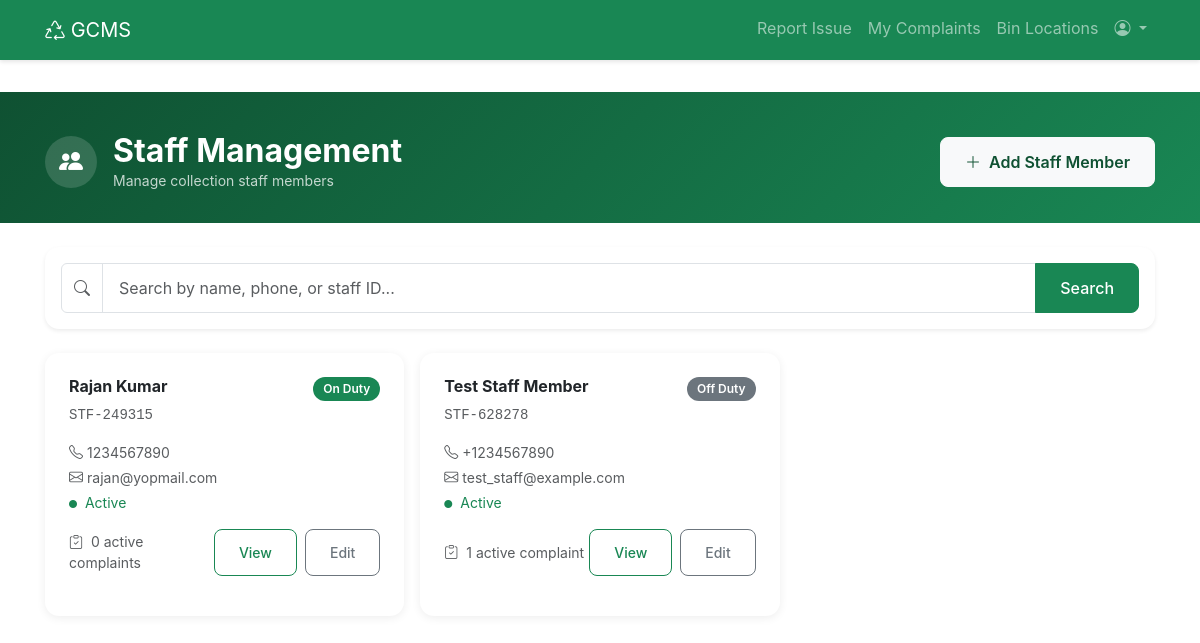
Screenshot of /staff/manage/ (signed in) with the database file from the repository.
### staff/models.py (models this page shows, shortened)
class StaffMember(models.Model):
    DUTY_STATUS_CHOICES = [
        ('on_duty', 'On Duty'),
        ('off_duty', 'Off Duty'),
        ('on_break', 'On Break'),
    ]
    staff_id = models.CharField(
        max_length=50,
        unique=True,
        db_index=True,
        editable=False,
        help_text='Unique staff identifier (auto-generated)'
    )
    user = models.OneToOneField(
        settings.AUTH_USER_MODEL,
        on_delete=models.CASCADE,
        related_name='staff_profile',
        help_text='User account linked to this staff member'
    )
    name = models.CharField(
        max_length=100,
        help_text='Full name of the staff member'
    )
    phone_regex = RegexValidator(
        regex=r'^\+?1?\d{9,15}$',
        message="Phone number must be entered in the format: '+999999999'. Up to 15 digits allowed."
    )
    phone = models.CharField(
        validators=[phone_regex],
        max_length=17,
        help_text='Contact phone number'
    )
    duty_status = models.CharField(
        max_length=20,
        choices=DUTY_STATUS_CHOICES,
        default='off_duty',
        db_index=True,
        help_text='Current duty status'
    )
    current_latitude = models.DecimalField(
        max_digits=9,
        decimal_places=6,
        null=True,
        blank=True,
        help_text='Current latitude coordinate'
    )
    current_longitude = models.DecimalField(
        max_digits=9,
        decimal_places=6,
        null=True,
        blank=True,
        help_text='Current longitude coordinate'
    )
    last_location_update = models.DateTimeField(
        null=True,
        blank=True,
        help_text='Timestamp of last location update'
    )
    created_at = models.DateTimeField(
        default=timezone.now,
        help_text='Timestamp when staff member was added'
    )
    is_active = models.BooleanField(
        default=True,
        help_text='Whether this staff member is active'
    )
    class Meta:
        db_table = 'staff_members'
        verbose_name = 'Staff Member'
        verbose_name_plural = 'Staff Members'
        ordering = ['name']
        indexes = [
            models.Index(fields=['staff_id']),
            models.Index(fields=['duty_status']),
            models.Index(fields=['is_active']),
            models.Index(fields=['current_latitude', 'current_longitude']),
        ]
    def get_active_complaints_count(self):
        return self.assigned_complaints.filter(
            status__in=['assigned', 'in-progress']
        ).count()

### authentication/models.py (models this page shows, shortened)
class User(AbstractBaseUser, PermissionsMixin):
    email = models.EmailField(
        max_length=255,
        unique=True,
        db_index=True,
        help_text='User email address (used for login)'
    )
    password = models.CharField(
        max_length=128,
        blank=True,
        null=True,
        help_text='Password for traditional login (optional, can use OTP instead)'
    )
    has_password = models.BooleanField(
        default=False,
        help_text='Whether user has set a password for login'
    )
    prefer_otp = models.BooleanField(
        default=True,
        help_text='Whether user prefers OTP login over password'
    )
    is_citizen = models.BooleanField(
        default=True,
        help_text='Designates whether this user is a citizen'
    )
    is_authority = models.BooleanField(
        default=False,
        help_text='Designates whether this user is a municipal authority'
    )
    is_staff_member = models.BooleanField(
        default=False,
        help_text='Designates whether this user is a collection staff member'
    )
    is_active = models.BooleanField(
        default=True,
        help_text='Designates whether this user account is active'
    )
    is_staff = models.BooleanField(
        default=False,
        help_text='Designates whether the user can log into admin site'
    )
    created_at = models.DateTimeField(auto_now_add=True, db_index=True)
    last_login = models.DateTimeField(null=True, blank=True)
    objects = UserManager()
    USERNAME_FIELD = 'email'
    REQUIRED_FIELDS = []
    class Meta:
        db_table = 'users'
        verbose_name = 'User'
        verbose_name_plural = 'Users'
        indexes = [
            models.Index(fields=['email']),
            models.Index(fields=['created_at']),
            models.Index(fields=['is_citizen']),
            models.Index(fields=['is_authority']),
            models.Index(fields=['is_staff_member']),
            models.Index(fields=['has_password']),
        ]

### staff/views.py (the view)
# urls.py: path('manage/', views.staff_list_view, name='staff_list'),
@login_required
def staff_list_view(request):
    guard = _authority_required(request)
    if guard:
        return guard
    search_query = request.GET.get('q', '').strip()
    staff_members = StaffMember.objects.select_related('user').all()
    if search_query:
        staff_members = staff_members.filter(
            Q(name__icontains=search_query) |
            Q(phone__icontains=search_query) |
            Q(staff_id__icontains=search_query)
        )
    return render(request, 'staff/manage/list.html', {
        'staff_members': staff_members,
        'search_query': search_query,
    })

### staff/views.py (called while the page is built)
def _authority_required(request):
    if not request.user.is_authenticated or not request.user.is_authority:
        return redirect('home')
    return None

### templates/staff/manage/list.html (shortened to what this page needs)
{% extends 'base.html' %}
{% block content %}
<div class="page-header">
  <div class="container">
    <div class="d-flex align-items-center justify-content-between flex-wrap gap-3">
      <div class="d-flex align-items-center gap-3">
        <div style="background:rgba(255,255,255,0.15);border-radius:50%;width:52px;height:52px;display:flex;align-items:center;justify-content:center;">
          <i class="bi bi-people-fill text-white fs-4"></i>
        </div>
        <div>
          <h2 class="fw-bold mb-0">Staff Management</h2>
          <p class="mb-0 opacity-75 small">Manage collection staff members</p>
        </div>
      </div>
      <a href="{% url 'staff:staff_create' %}" class="btn btn-light fw-semibold" style="color:#0f5132;">
        <i class="bi bi-plus-lg me-1"></i> Add Staff Member
      </a>
    </div>
  </div>
</div>
<div class="container py-4">
  <div class="card border-0 shadow-sm mb-4" style="border-radius:14px;">
    <div class="card-body p-3">
      <form method="get">
        <div class="input-group">
          <span class="input-group-text bg-white"><i class="bi bi-search text-muted"></i></span>
          <input type="text" name="q" class="form-control" placeholder="Search by name, phone, or staff ID..." value="{{ search_query }}">
          <button type="submit" class="btn btn-success px-4">Search</button>
        </div>
      </form>
    </div>
  </div>
  {% if staff_members %}
  <div class="row g-3">
    {% for member in staff_members %}
    <div class="col-md-6 col-lg-4">
      <div class="staff-card card p-4">
        <div class="d-flex align-items-start justify-content-between mb-3">
          <div>
            <h6 class="fw-bold mb-1">{{ member.name }}</h6>
            <code class="small text-muted">{{ member.staff_id }}</code>
          </div>
          {% if member.duty_status == 'on_duty' %}
            <span class="duty-badge bg-success text-white">On Duty</span>
          {% elif member.duty_status == 'on_break' %}
            <span class="duty-badge bg-warning text-dark">On Break</span>
          {% else %}
            <span class="duty-badge bg-secondary text-white">Off Duty</span>
          {% endif %}
        </div>
        <div class="mb-3">
          <div class="small text-muted mb-1">
            <i class="bi bi-telephone me-1"></i>{{ member.phone }}
          </div>
          <div class="small text-muted mb-1">
            <i class="bi bi-envelope me-1"></i>{{ member.user.email }}
          </div>
          <div class="small {% if member.is_active %}text-success{% else %}text-danger{% endif %}">
            <i class="bi bi-circle-fill me-1" style="font-size:0.5rem;vertical-align:middle;"></i>
            {% if member.is_active %}Active{% else %}Inactive{% endif %}
          </div>
        </div>
        <div class="d-flex align-items-center justify-content-between">
          <span class="small text-muted">
            <i class="bi bi-clipboard-check me-1"></i>
            {{ member.get_active_complaints_count }} active complaint{{ member.get_active_complaints_count|pluralize }}
          </span>
          <div class="d-flex gap-2">
            <a href="{% url 'staff:staff_detail' member.staff_id %}" class="btn btn-sm btn-outline-success">View</a>
            <a href="{% url 'staff:staff_edit' member.staff_id %}" class="btn btn-sm btn-outline-secondary">Edit</a>
          </div>
        </div>
      </div>
    </div>
    {% endfor %}
  </div>
  {% endif %}
</div>
{% endblock %}

### static/css/style.css (style rules this page uses)
:root { --primary-color: #198754; --secondary-color: #6c757d; --success-color: #28a745; --danger-color: #dc3545; --warning-color: #ffc107; --info-color: #17a2b8; --bottom-nav-height: 70px; --top-header-height: 50px; }
* { -webkit-tap-highlight-color: transparent; }
body { min-height: 100vh; background-color: #f8f9fa; padding-bottom: var(--bottom-nav-height); font-family: -apple-system, BlinkMacSystemFont, 'Segoe UI', Roboto, 'Helvetica Neue', Arial, sans-serif; }
.btn, .form-control, .nav-link, .mobile-bottom-nav .nav-item { min-height: 44px; min-width: 44px; }
.card { border: none; border-radius: 12px; box-shadow: 0 2px 8px rgba(0,0,0,0.08); margin-bottom: 16px; }
.form-control, .form-select { border-radius: 8px; border: 1px solid #dee2e6; padding: 12px 16px; font-size: 16px; }
.btn { border-radius: 8px; padding: 12px 24px; font-weight: 500; transition: all 0.3s ease; }
.btn-success { background-color: var(--primary-color); border-color: var(--primary-color); }
.container, .container-fluid { padding-left: 16px; padding-right: 16px; }
@media (min-width: 768px) { body { padding-bottom: 0; background-color: white; } }
@media (min-width: 768px) { .container { padding-left: 15px; padding-right: 15px; } }
html { scroll-behavior: smooth; }

### templates/staff/manage/list.html (style rules this page uses)
.page-header { background: linear-gradient(135deg, #0f5132 0%, #198754 100%); padding: 40px 0 32px; color: white; }
.staff-card { border: none; border-radius: 14px; box-shadow: 0 2px 10px rgba(0,0,0,0.07); transition: transform 0.2s, box-shadow 0.2s; height: 100%; }
.duty-badge { font-size: 0.75rem; padding: 3px 10px; border-radius: 20px; font-weight: 600; }

### rows the page displays
StaffMember: name "Rajan Kumar", staff_id "STF-249315", duty_status "On Duty", phone "1234567890", user.email "rajan@yopmail.com", is_active "Active", get_active_complaints_count "0"
StaffMember: name "Test Staff Member", staff_id "STF-628278", duty_status "Off Duty", phone "+1234567890", user.email "test_staff@example.com", is_active "Active", get_active_complaints_count "1"
